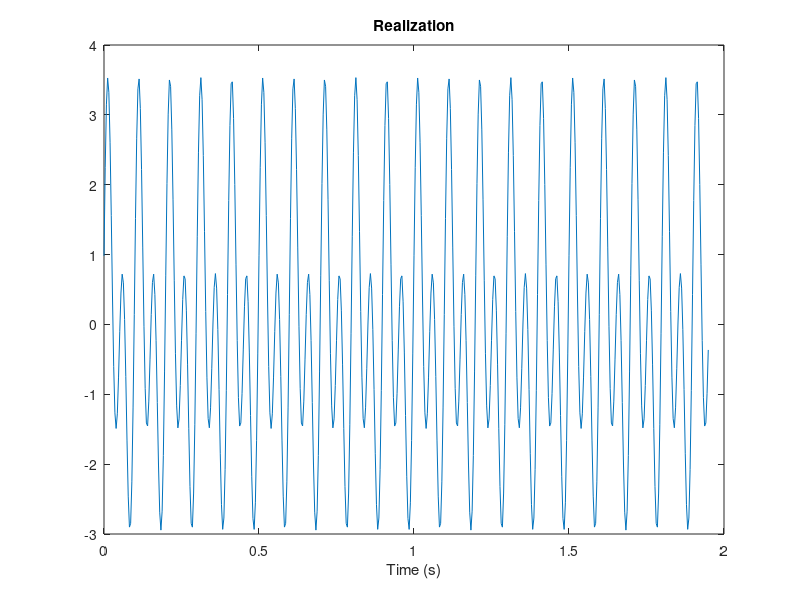

Here is the MATLAB script that generated this plot:
close all 
clear all

% Parameter values
N=500; % Number of samples in the realization
f1=10; f2=20; % Frequencies of the harmonic process
sigma1=2; sigma2=2; % Parameters for Rayleigh distributed amplitudes 
fs=256; % Sample frequency



% Create data
n=[0:N-1]'; % Time sample vector
A1=raylrnd(sigma1) 
A2=raylrnd(sigma2) % Rayleigh distributed amplitudes
fi1=2*pi*rand; fi2=2*pi*rand; % Uniformly distributed phases 0 to 2pi

% Simulated data sequence 
x=A1*cos(2*pi*f1/fs*n+fi1)+A2*cos(2*pi*f2/fs*n+fi2);

% Time vector relating the sample vector to a time scale corresponding to the sampling frequency
t=n/fs; 

% Visualize the realization
plot(t,x)
xlabel('Time (s)')
title('Realization')